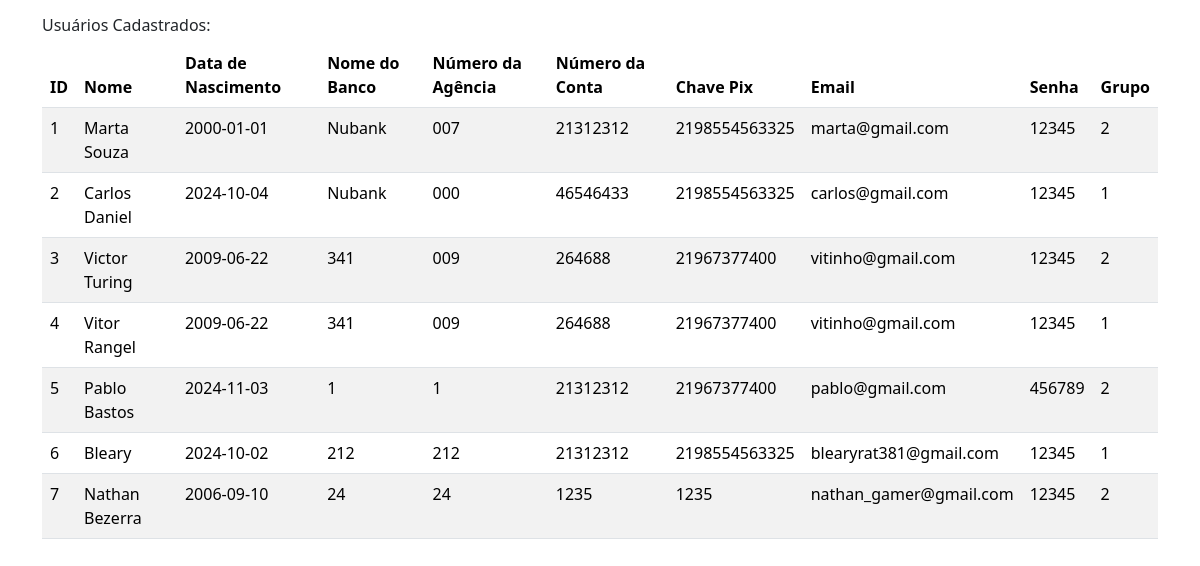
Screenshot of /usuarios_listados.php with the database file from the repository.
### tables this page shows
CREATE TABLE `dados_bancarios` (
  `id_dados_bancarios` int(11) NOT NULL,
  `chave_pix` varchar(128) NOT NULL,
  `numero_da_conta` varchar(15) NOT NULL,
  `numero_da_agencia` varchar(15) NOT NULL,
  `nome_do_banco` varchar(60) NOT NULL,
  `id_usuario` int(11) NOT NULL
);

CREATE TABLE `usuario` (
  `id_usuario` int(11) NOT NULL,
  `nome` varchar(128) NOT NULL,
  `data_de_nascimento` date NOT NULL,
  `data_criacao` datetime NOT NULL DEFAULT current_timestamp(),
  `email` varchar(64) NOT NULL,
  `senha` varchar(64) NOT NULL,
  `id_grupo` int(11) NOT NULL
);

### usuarios_listados.php (the view, shortened to what this page needs)
<?php
include "connection.php";
?>
<!DOCTYPE html>
                <html lang="pt-br">
                <head>
                <link href="https://cdn.jsdelivr.net/npm/bootstrap@5.3.3/dist/css/bootstrap.min.css" rel="stylesheet">
                </head>
                <body>
                <div class="container mt-3">
                <h6>Usuários Cadastrados:</h6>
                <table class="table table-striped">
                    <thead>
                    <tr>
                        <th>ID</th>
                        <th>Nome</th>
                        <th>Data de Nascimento</th>
                        <th>Nome do Banco</th>
                        <th>Número da Agência</th>
                        <th>Número da Conta</th>
                        <th>Chave Pix</th>
                        <th>Email</th>
                        <th>Senha</th>
                        <th>Grupo</th>
                    </tr>
                    </thead>
                    <tbody>
                        <?php
                        $sql = 'select * from usuario left join dados_bancarios on usuario.id_usuario = dados_bancarios.id_usuario';
                        $result = $conn->query($sql);
                            if ($result->num_rows > 0) {
                                while($row = $result->fetch_assoc()) {
                                echo "<tr><td>".$row['id_usuario']."</td><td>"
                                .$row['nome']."</td><td>"
                                .$row['data_de_nascimento']."</td><td>"
                                .$row['nome_do_banco']."</td><td>"
                                .$row['numero_da_agencia']."</td><td>"
                                .$row['numero_da_conta']."</td><td>"
                                .$row['chave_pix']."</td><td>"
                                .$row['email']."</td><td>"
                                .$row['senha']."</td><td>"
                                .$row['id_grupo']."</td></tr>";
                                }
                            }
                        ?>
                    </tbody>
                </table>
                </div>
                </body>
                </html>

### rows the page displays
dados_bancarios: id_usuario "1", id_usuario.nome "Marta Souza", id_usuario.data_de_nascimento "2000-01-01", nome_do_banco "Nubank", numero_da_agencia "007", numero_da_conta "21312312", chave_pix "2198554563325", id_usuario.email "marta@gmail.com", id_usuario.senha "12345", id_usuario.id_grupo "2"
dados_bancarios: id_usuario "2", id_usuario.nome "Carlos Daniel", id_usuario.data_de_nascimento "2024-10-04", nome_do_banco "Nubank", numero_da_agencia "000", numero_da_conta "46546433", chave_pix "2198554563325", id_usuario.email "carlos@gmail.com", id_usuario.senha "12345", id_usuario.id_grupo "1"
dados_bancarios: id_usuario "3", id_usuario.nome "Victor Turing", id_usuario.data_de_nascimento "2009-06-22", nome_do_banco "341", numero_da_agencia "009", numero_da_conta "264688", chave_pix "21967377400", id_usuario.email "vitinho@gmail.com", id_usuario.senha "12345", id_usuario.id_grupo "2"
dados_bancarios: id_usuario "4", id_usuario.nome "Vitor Rangel", id_usuario.data_de_nascimento "2009-06-22", nome_do_banco "341", numero_da_agencia "009", numero_da_conta "264688", chave_pix "21967377400", id_usuario.email "vitinho@gmail.com", id_usuario.senha "12345", id_usuario.id_grupo "1"
dados_bancarios: id_usuario "5", id_usuario.nome "Pablo Bastos", id_usuario.data_de_nascimento "2024-11-03", nome_do_banco "1", numero_da_agencia "1", numero_da_conta "21312312", chave_pix "21967377400", id_usuario.email "pablo@gmail.com", id_usuario.senha "456789", id_usuario.id_grupo "2"
dados_bancarios: id_usuario "6", id_usuario.nome "Bleary", id_usuario.data_de_nascimento "2024-10-02", nome_do_banco "212", numero_da_agencia "212", numero_da_conta "21312312", chave_pix "2198554563325", id_usuario.email "blearyrat381@gmail.com", id_usuario.senha "12345", id_usuario.id_grupo "1"
dados_bancarios: id_usuario "7", id_usuario.nome "Nathan Bezerra", id_usuario.data_de_nascimento "2006-09-10", nome_do_banco "24", numero_da_agencia "24", numero_da_conta "1235", chave_pix "1235", id_usuario.email "nathan_gamer@gmail.com", id_usuario.senha "12345", id_usuario.id_grupo "2"
